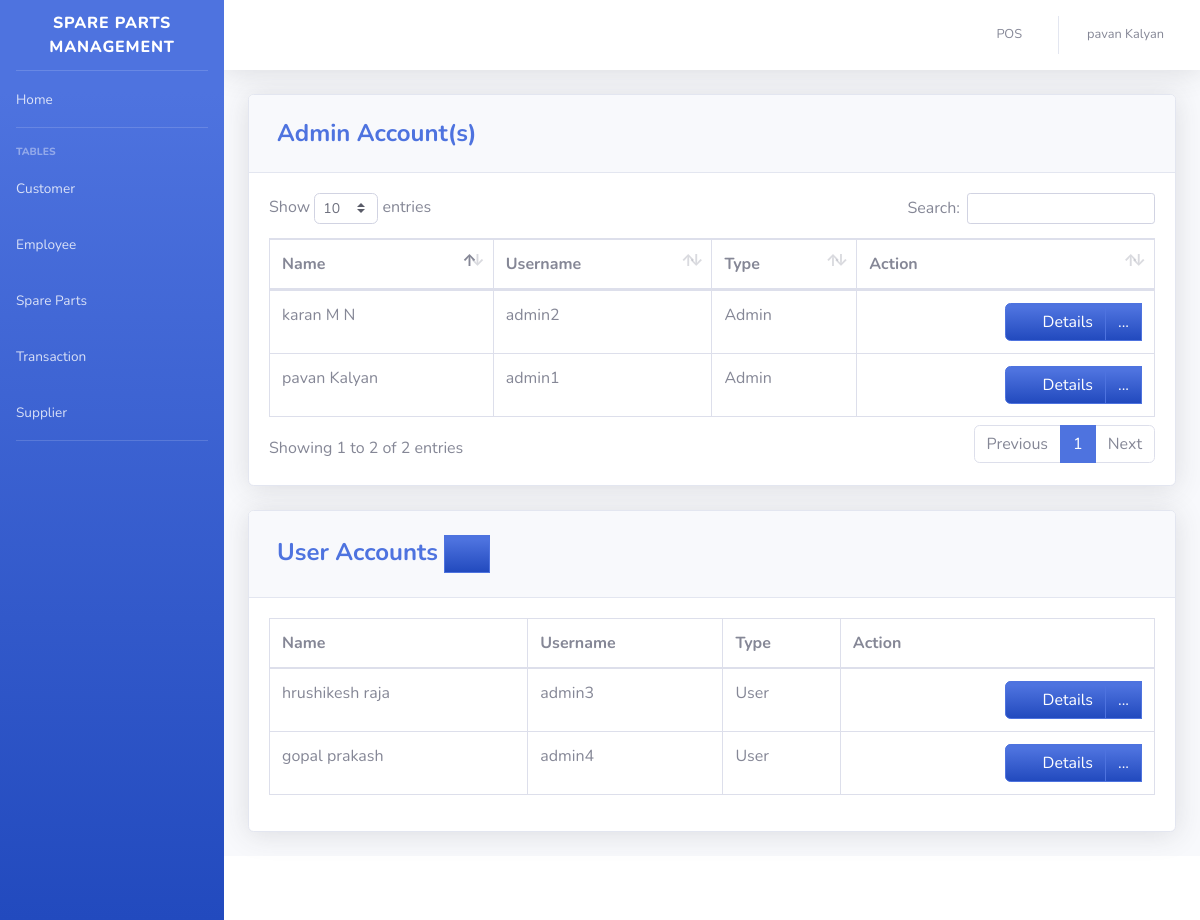
Screenshot of /pages/user.php (signed in) with the database file from the repository.
### tables this page shows
CREATE TABLE `users` (
  `ID` int(11) NOT NULL,
  `EMPLOYEE_ID` int(11) DEFAULT NULL,
  `USERNAME` varchar(50) DEFAULT NULL,
  `PASSWORD` varchar(50) DEFAULT NULL,
  `TYPE_ID` int(11) DEFAULT NULL
);

CREATE TABLE `employee` (
  `EMPLOYEE_ID` int(11) NOT NULL,
  `FIRST_NAME` varchar(50) DEFAULT NULL,
  `LAST_NAME` varchar(50) DEFAULT NULL,
  `GENDER` varchar(50) DEFAULT NULL,
  `EMAIL` varchar(100) DEFAULT NULL,
  `PHONE_NUMBER` varchar(11) DEFAULT NULL,
  `JOB_ID` int(11) DEFAULT NULL,
  `LOCATION_ID` int(11) DEFAULT NULL
);

CREATE TABLE `type` (
  `TYPE_ID` int(11) NOT NULL,
  `TYPE` varchar(50) DEFAULT NULL
);

### pages/user.php (the view, shortened to what this page needs)
<?php
include'../includes/connection.php';
include'../includes/sidebar.php';
?>
         <div class="card shadow mb-4">
            <div class="card-header py-3">
              <h4 class="m-2 font-weight-bold text-primary">Admin Account(s)</h4>
            </div>
            <div class="card-body">
            <div class="table-responsive">
           <table class="table table-bordered" id="dataTable" width="100%" cellspacing="0">
               <thead>
                   <tr>
                       <th>Name</th>
                       <th>Username</th>
                       <th>Type</th>
                       <th>Action</th>
                   </tr>
               </thead>
          <tbody>
<?php
    $query = 'SELECT ID, FIRST_NAME,LAST_NAME,USERNAME, t.TYPE
              FROM users u
              JOIN employee e ON e.EMPLOYEE_ID=u.EMPLOYEE_ID
              JOIN type t ON t.TYPE_ID=u.TYPE_ID
              WHERE u.TYPE_ID=1';
        $result = mysqli_query($db, $query) or die (mysqli_error($db));
            while ($row = mysqli_fetch_assoc($result)) {
                echo '<tr>';
                echo '<td>'. $row['FIRST_NAME'].' '. $row['LAST_NAME'].'</td>';
                echo '<td>'. $row['USERNAME'].'</td>';
                echo '<td>'. $row['TYPE'].'</td>';
                      echo '<td align="right"> <div class="btn-group">
                              <a type="button" class="btn btn-primary bg-gradient-primary" href="us_searchfrm.php?action=edit & id='.$row['ID'] . '"><i class="fas fa-fw fa-list-alt"></i> Details</a>
                            <div class="btn-group">
                              <a type="button" class="btn btn-primary bg-gradient-primary dropdown no-arrow" data-toggle="dropdown" style="color:white;">
                              ... <span class="caret"></span></a>
                            <ul class="dropdown-menu text-center" role="menu">
                                <li>
                                  <a type="button" class="btn btn-warning bg-gradient-warning btn-block" style="border-radius: 0px;" href="us_edit.php?action=edit & id='.$row['ID']. '">
                                    <i class="fas fa-fw fa-edit"></i> Edit
                                  </a>
                                </li>
                                </li>
                            </ul>
                            </div>
                          </div></td>';
                echo '</tr> ';
                        }
?>
                                </tbody>
                            </table>
                        </div>
                    </div>
                  </div>
         <div class="card shadow mb-4">
            <div class="card-header py-3">
              <h4 class="m-2 font-weight-bold text-primary">User Accounts&nbsp;<a  href="#" data-toggle="modal" data-target="#supplierModal" type="button" class="btn btn-primary bg-gradient-primary" style="border-radius: 0px;"><i class="fas fa-fw fa-plus"></i></a></h4>
            </div>
            <div class="card-body">
            <div class="table-responsive">
           <table class="table table-bordered" id="dataTable" width="100%" cellspacing="0">
               <thead>
                   <tr>
                       <th>Name</th>
                       <th>Username</th>
                       <th>Type</th>
                       <th>Action</th>
                   </tr>
               </thead>
          <tbody>
<?php
    $query = 'SELECT ID, FIRST_NAME,LAST_NAME,USERNAME, t.TYPE
              FROM users u
              JOIN employee e ON e.EMPLOYEE_ID=u.EMPLOYEE_ID
              JOIN type t ON t.TYPE_ID=u.TYPE_ID
              WHERE u.TYPE_ID=2';
        $result = mysqli_query($db, $query) or die (mysqli_error($db));
            while ($row = mysqli_fetch_assoc($result)) {
                echo '<tr>';
                echo '<td>'. $row['FIRST_NAME'].' '. $row['LAST_NAME'].'</td>';
                echo '<td>'. $row['USERNAME'].'</td>';
                echo '<td>'. $row['TYPE'].'</td>';
                      echo '<td align="right"> <div class="btn-group">
                              <a type="button" class="btn btn-primary bg-gradient-primary" href="us_searchfrm.php?action=edit & id='.$row['ID'] . '"><i class="fas fa-fw fa-list-alt"></i> Details</a>
                            <div class="btn-group">
                              <a type="button" class="btn btn-primary bg-gradient-primary dropdown no-arrow" data-toggle="dropdown" style="color:white;">
                              ... <span class="caret"></span></a>
                            <ul class="dropdown-menu text-center" role="menu">
                                <li>
                                  <a type="button" class="btn btn-warning bg-gradient-warning btn-block" style="border-radius: 0px;" href="us_edit.php?action=edit & id='.$row['ID']. '">
                                    <i class="fas fa-fw fa-edit"></i> Edit
                                  </a>
                                </li>
                            </ul>
                            </div>
                          </div></td>';
                echo '</tr> ';
                        }
?>
                                </tbody>
                            </table>
                        </div>
                    </div>
                  </div>
<?php
include'../includes/footer.php';
?>

### rows the page displays
users: EMPLOYEE_ID.FIRST_NAME "pavan", EMPLOYEE_ID.LAST_NAME "Kalyan", USERNAME "admin1", TYPE_ID.TYPE "Admin"
users: EMPLOYEE_ID.FIRST_NAME "karan", EMPLOYEE_ID.LAST_NAME "M N", USERNAME "admin2", TYPE_ID.TYPE "Admin"
users: EMPLOYEE_ID.FIRST_NAME "hrushikesh", EMPLOYEE_ID.LAST_NAME "raja", USERNAME "admin3", TYPE_ID.TYPE "User"
users: EMPLOYEE_ID.FIRST_NAME "gopal", EMPLOYEE_ID.LAST_NAME "prakash", USERNAME "admin4", TYPE_ID.TYPE "User"

### other values shown
$_SESSION['FIRST_NAME'] "pavan"
$_SESSION['LAST_NAME'] "Kalyan"
